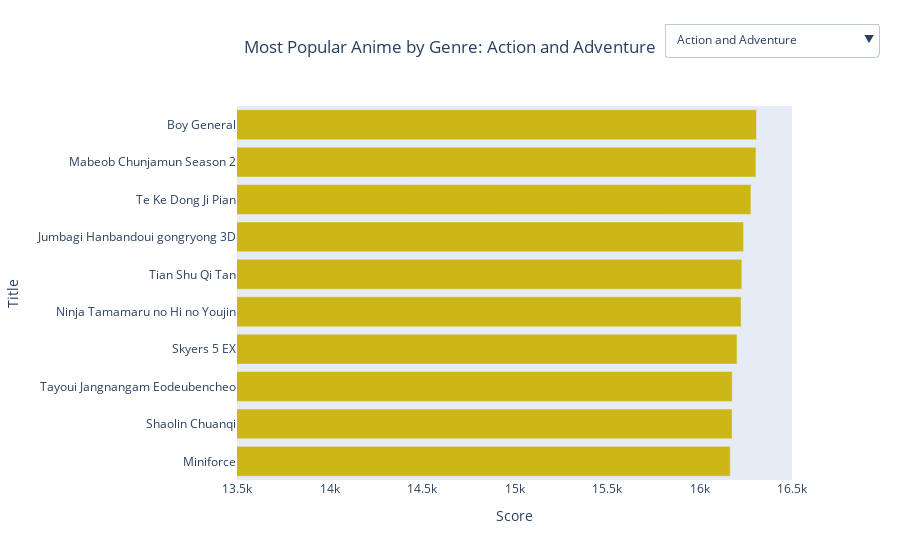

This figure's notebook cell:
### Code cell
import pandas as pd
import plotly.graph_objs as go
from plotly.subplots import make_subplots

# Create a subplot
fig = make_subplots()

# Group data by category
categories = top_popularity_final['category'].unique()

# Add a trace for each anime title, making bars horizontal
# Start with the first category visible
first = True
for category in categories:
    category_df = top_popularity_final[top_popularity_final['category'] == category]
    category_df.sort_values(by='popularity', inplace=True)
    fig.add_trace(
        go.Bar(y=category_df['title'], x=category_df['popularity'], name=category, 
               orientation='h', visible=first, marker_color='#ccb716')  # Set bar color to crimson
    )
    first = False  # Set the rest of the categories to invisible

# Create a dropdown menu
buttons = []
for i, category in enumerate(categories):
    button = dict(
        label=category,
        method="update",
        args=[{"visible": [i == j for j in range(len(categories))]},  # Only the selected category is visible
              {"title": f"Most Popular Anime by Genre: {category}"}])
    buttons.append(button)

# Update layout for dropdown, axes, and xaxis range
fig.update_layout(
    updatemenus=[dict(
        active=0,  # First category is active
        buttons=buttons,
        direction="down",
        pad={"r": 10, "t": 10},
        showactive=True,
        x=0.77,
        xanchor="left",
        y=1.25,
        yanchor="top"
    )],
    title="Most Popular Anime by Genre: Action and Adventure",
    title_x=0.5,
    xaxis_title="Score",
    yaxis_title="Title",
    xaxis=dict(range=[13500, 16500])  # Set the range for x-axis
)

fig.write_html("../../data/plots/top_animes_popularity.html")

# Show the plot
fig.show()

### Figure 1 — Plotly figure (JSON) as saved in the notebook; plotly's stock layout.template omitted (floating-point values rounded to 4 significant figures)
{"data": [{"marker": {"color": "#ccb716"}, "name": "Action and Adventure", "orientation": "h", "type": "bar", "visible": true, "x": [16166, 16176, 16177, 16203, 16225, 16229, 16238, 16278, 16305, 16308], "y": ["Miniforce", "Shaolin Chuanqi", "Tayoui Jangnangam Eodeubencheo", "Skyers 5 EX", "Ninja Tamamaru no Hi no Youjin", "Tian Shu Qi Tan", "Jumbagi Hanbandoui gongryong 3D", "Te Ke Dong Ji Pian", "Mabeob Chunjamun Season 2", "Boy General"]}, {"marker": {"color": "#ccb716"}, "name": "Comedy and Slice of Life", "orientation": "h", "type": "bar", "visible": false, "x": [16185, 16186, 16193, 16198, 16210, 16212, 16224, 16231, 16275, 16307], "y": ["Tabibito no You ni", "Anata no Koe", "Uchi no 3 Shimai Movie", "Kokoro no Tokyo Kakumei", "Replicant", "The Planet of Stray Cats", "Melon no Kirime", "Wang Zhe Wai Chuan", "Osu no Buuchan", "Ryoku Tama Shinshi 10 Short Stories"]}, {"marker": {"color": "#ccb716"}, "name": "Drama and Romance", "orientation": "h", "type": "bar", "visible": false, "x": [16096, 16164, 16174, 16192, 16210, 16215, 16238, 16259, 16267, 16308], "y": ["Piercing I", "Inamura no Hi", "My Boy", "Suppon Pon Pon", "Replicant", "Fushouji no Mizen Boushi Saihatsu Boushi Series", "Jumbagi Hanbandoui gongryong 3D", "Yakusoku 2011", "Seishun", "Boy General"]}, {"marker": {"color": "#ccb716"}, "name": "Fantasy and Supernatural", "orientation": "h", "type": "bar", "visible": false, "x": [16222, 16234, 16250, 16259, 16275, 16277, 16283, 16287, 16305, 16307], "y": ["Kyonshii Kyon Dai no Koutsuu Anzen", "Googuri Googuri", "Kogitsune no Koutsuu Anzen", "Yakusoku 2011", "Osu no Buuchan", "Sore Ike Anpanman no Hiragana Asobi Hajimete no AIUEO", "Kaiteikoku no Koutsu Anzen", "The Peak", "Mabeob Chunjamun Season 2", "Ryoku Tama Shinshi 10 Short Stories"]}, {"marker": {"color": "#ccb716"}, "name": "Historical and Cultural", "orientation": "h", "type": "bar", "visible": false, "x": [15999, 16082, 16129, 16138, 16164, 16171, 16230, 16238, 16302, 16308], "y": ["Tian Xin Ge Ge 3rd Season", "Kakusenou Gakushuu Animation", "Mizu no Yume", "Manga Furusato Mukashibanashi", "Inamura no Hi", "Issunboushi 2007", "Ushiwakamaru", "Jumbagi Hanbandoui gongryong 3D", "Tayoui Gonglyong Eodeubencheo", "Boy General"]}, {"marker": {"color": "#ccb716"}, "name": "Horror and Thriller", "orientation": "h", "type": "bar", "visible": false, "x": [15278, 15308, 15568, 15572, 15640, 15963, 16101, 16167, 16169, 16197], "y": ["Nihon no Obakebanashi", "Yuurei Yashiki", "Taka no Tsume Yoshidakun Batten File Natsuyasumi Mystery Adventure", "Ushinawareta Choushoku", "The Lamp Man", "Witch Hat Majo to Boushi no Waltz", "Junk Head", "Oshiri Tantei Movie Curry Naru Jiken", "Shuuen no Shiori", "Itekoma Hits"]}, {"marker": {"color": "#ccb716"}, "name": "Miscellaneous", "orientation": "h", "type": "bar", "visible": false, "x": [16286, 16289, 16291, 16301, 16310, 16311, 16312, 16313, 16316, 16320], "y": ["Smile", "Doubutsu Mura no World Cup Yoiko no Koutsuu Anzen", "Ichigo no Hanayomesan", "Soushunfu", "Watashi no Ningyou", "Furusato no Gogatsu", "Omoide Onigiri", "Watashi to Piano", "Tokyo Mikansei", "Nantoka Tengoku"]}, {"marker": {"color": "#ccb716"}, "name": "Science Fiction and Technology", "orientation": "h", "type": "bar", "visible": false, "x": [16086, 16101, 16177, 16194, 16203, 16204, 16212, 16214, 16252, 16302], "y": ["Shin Skyers 5 EX", "Junk Head", "Tayoui Jangnangam Eodeubencheo", "Yatchan to Kasei no Ko", "Skyers 5 EX", "UFOkoku no Koutsuu Anzen", "The Planet of Stray Cats", "Fire Robo 119 tai Kyonshii Kyon Dai", "Wan Wan Kajida Wan", "Tayoui Gonglyong Eodeubencheo"]}, {"marker": {"color": "#ccb716"}, "name": "Special Interests", "orientation": "h", "type": "bar", "visible": false, "x": [13631, 13651, 14110, 14445, 14670, 14710, 14724, 14875, 15172, 16147], "y": ["Mandalaya no Ryouta Kukidani Onsen Enshou Soudou Tan", "Nou Nen feat Utae", "Gaki Deka OVA", "Na Bbeun Sang Sa", "Suzumibune", "Spunky Afro Tiger Jet", "Kung Fu Liaoli Niang", "Flying Luna Clipper", "Junjou Juugeki Cosplay Shoujo", "Magical Halloween MiracleQuartet"]}, {"marker": {"color": "#ccb716"}, "name": "Youth and School Life", "orientation": "h", "type": "bar", "visible": false, "x": [16306, 16309, 16310, 16311, 16312, 16313, 16314, 16315, 16317, 16319], "y": ["Pandachan no Koutsuu Anzen", "Nanchan no Koutsuu Anzen", "Watashi no Ningyou", "Furusato no Gogatsu", "Omoide Onigiri", "Watashi to Piano", "Koutsuu Anzen Inu Signal no Oyako Nikki Tobidashi Chuui", "Robot Trains", "Usagi no Mofy TV 2014", "Usagi no Mofy TV 2016"]}], "layout": {"title": {"text": "Most Popular Anime by Genre: Action and Adventure", "x": 0.5}, "updatemenus": [{"active": 0, "buttons": [{"args": [{"visible": [true, false, false, false, false, false, false, false, false, false]}, {"title": "Most Popular Anime by Genre: Action and Adventure"}], "label": "Action and Adventure", "method": "update"}, {"args": [{"visible": [false, true, false, false, false, false, false, false, false, false]}, {"title": "Most Popular Anime by Genre: Comedy and Slice of Life"}], "label": "Comedy and Slice of Life", "method": "update"}, {"args": [{"visible": [false, false, true, false, false, false, false, false, false, false]}, {"title": "Most Popular Anime by Genre: Drama and Romance"}], "label": "Drama and Romance", "method": "update"}, {"args": [{"visible": [false, false, false, true, false, false, false, false, false, false]}, {"title": "Most Popular Anime by Genre: Fantasy and Supernatural"}], "label": "Fantasy and Supernatural", "method": "update"}, {"args": [{"visible": [false, false, false, false, true, false, false, false, false, false]}, {"title": "Most Popular Anime by Genre: Historical and Cultural"}], "label": "Historical and Cultural", "method": "update"}, {"args": [{"visible": [false, false, false, false, false, true, false, false, false, false]}, {"title": "Most Popular Anime by Genre: Horror and Thriller"}], "label": "Horror and Thriller", "method": "update"}, {"args": [{"visible": [false, false, false, false, false, false, true, false, false, false]}, {"title": "Most Popular Anime by Genre: Miscellaneous"}], "label": "Miscellaneous", "method": "update"}, {"args": [{"visible": [false, false, false, false, false, false, false, true, false, false]}, {"title": "Most Popular Anime by Genre: Science Fiction and Technology"}], "label": "Science Fiction and Technology", "method": "update"}, {"args": [{"visible": [false, false, false, false, false, false, false, false, true, false]}, {"title": "Most Popular Anime by Genre: Special Interests"}], "label": "Special Interests", "method": "update"}, {"args": [{"visible": [false, false, false, false, false, false, false, false, false, true]}, {"title": "Most Popular Anime by Genre: Youth and School Life"}], "label": "Youth and School Life", "method": "update"}], "direction": "down", "pad": {"r": 10, "t": 10}, "showactive": true, "x": 0.77, "xanchor": "left", "y": 1.25, "yanchor": "top"}], "xaxis": {"anchor": "y", "domain": [0, 1], "range": [13500, 16500], "title": {"text": "Score"}}, "yaxis": {"anchor": "x", "domain": [0, 1], "title": {"text": "Title"}}}}
